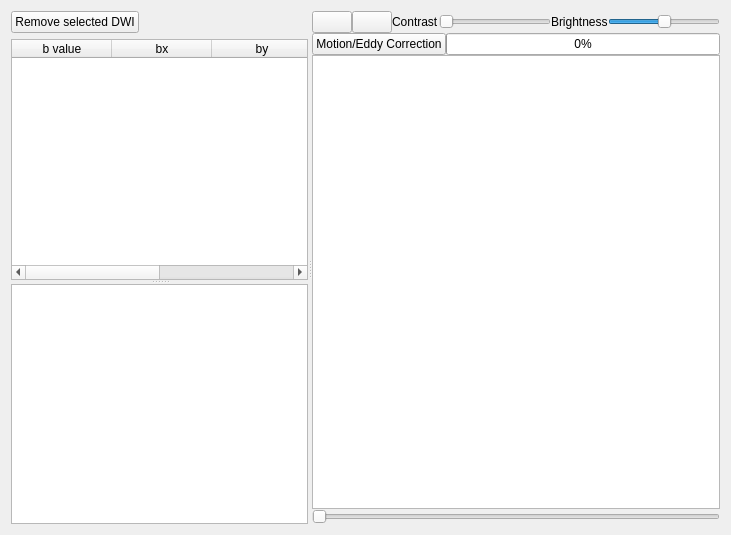
      <widget class="QWidget" name="source_page">
       <property name="geometry">
        <rect>
         <x>0</x>
         <y>0</y>
         <width>731</width>
         <height>535</height>
        </rect>
       </property>
       <attribute name="label">
        <string>Source Images</string>
       </attribute>
       <layout class="QHBoxLayout" name="horizontalLayout_25">
        <item>
         <widget class="QSplitter" name="splitter">
          <property name="orientation">
           <enum>Qt::Horizontal</enum>
          </property>
          <widget class="QWidget" name="widget_2" native="true">
           <layout class="QVBoxLayout" name="verticalLayout_4">
            <property name="spacing">
             <number>0</number>
            </property>
            <property name="leftMargin">
             <number>0</number>
            </property>
            <property name="topMargin">
             <number>0</number>
            </property>
            <property name="rightMargin">
             <number>0</number>
            </property>
            <property name="bottomMargin">
             <number>0</number>
            </property>
            <item>
             <layout class="QVBoxLayout" name="verticalLayout_8">
              <property name="spacing">
               <number>6</number>
              </property>
              <item>
               <layout class="QHBoxLayout" name="horizontalLayout_21">
                <property name="spacing">
                 <number>0</number>
                </property>
                <item>
                 <widget class="QPushButton" name="delete_2">
                  <property name="sizePolicy">
                   <sizepolicy hsizetype="Maximum" vsizetype="Fixed">
                    <horstretch>0</horstretch>
                    <verstretch>0</verstretch>
                   </sizepolicy>
                  </property>
                  <property name="maximumSize">
                   <size>
                    <width>16777215</width>
                    <height>16777215</height>
                   </size>
                  </property>
                  <property name="text">
                   <string>Remove selected DWI</string>
                  </property>
                  <property name="icon">
                   <iconset resource="../icons.qrc">
                    <normaloff>:/icons/icons/delete.xpm</normaloff>:/icons/icons/delete.xpm</iconset>
                  </property>
                 </widget>
                </item>
                <item>
                 <spacer name="horizontalSpacer_8">
                  <property name="orientation">
                   <enum>Qt::Horizontal</enum>
                  </property>
                  <property name="sizeHint" stdset="0">
                   <size>
                    <width>40</width>
                    <height>20</height>
                   </size>
                  </property>
                 </spacer>
                </item>
               </layout>
              </item>
              <item>
               <widget class="QWidget" name="widget_3" native="true">
                <property name="minimumSize">
                 <size>
                  <width>0</width>
                  <height>0</height>
                 </size>
                </property>
                <layout class="QVBoxLayout" name="verticalLayout_11">
                 <property name="spacing">
                  <number>0</number>
                 </property>
                 <property name="leftMargin">
                  <number>0</number>
                 </property>
                 <property name="topMargin">
                  <number>0</number>
                 </property>
                 <property name="rightMargin">
                  <number>0</number>
                 </property>
                 <property name="bottomMargin">
                  <number>0</number>
                 </property>
                 <item>
                  <widget class="QSplitter" name="splitter_2">
                   <property name="orientation">
                    <enum>Qt::Vertical</enum>
                   </property>
                   <widget class="QTableWidget" name="b_table">
                    <property name="selectionMode">
                     <enum>QAbstractItemView::SingleSelection</enum>
                    </property>
                    <property name="selectionBehavior">
                     <enum>QAbstractItemView::SelectRows</enum>
                    </property>
                    <column>
                     <property name="text">
                      <string>b value</string>
                     </property>
                    </column>
                    <column>
                     <property name="text">
                      <string>bx</string>
                     </property>
                    </column>
                    <column>
                     <property name="text">
                      <string>by</string>
                     </property>
                    </column>
                    <column>
                     <property name="text">
                      <string>bz</string>
                     </property>
                    </column>
                   </widget>
                   <widget class="QTextBrowser" name="report">
                    <property name="sizePolicy">
                     <sizepolicy hsizetype="Preferred" vsizetype="Preferred">
                      <horstretch>0</horstretch>
                      <verstretch>0</verstretch>
                     </sizepolicy>
                    </property>
                   </widget>
                  </widget>
                 </item>
                </layout>
               </widget>
              </item>
             </layout>
            </item>
           </layout>
          </widget>
          <widget class="QWidget" name="source_widget" native="true">
           <layout class="QVBoxLayout" name="verticalLayout_6">
            <property name="spacing">
             <number>0</number>
            </property>
            <property name="leftMargin">
             <number>0</number>
            </property>
            <property name="topMargin">
             <number>0</number>
            </property>
            <property name="rightMargin">
             <number>0</number>
            </property>
            <property name="bottomMargin">
             <number>0</number>
            </property>
            <item>
             <layout class="QHBoxLayout" name="horizontalLayout_11">
              <property name="spacing">
               <number>0</number>
              </property>
              <item>
               <widget class="QPushButton" name="zoom_in">
                <property name="minimumSize">
                 <size>
                  <width>24</width>
                  <height>0</height>
                 </size>
                </property>
                <property name="text">
                 <string/>
                </property>
                <property name="icon">
                 <iconset resource="../icons.qrc">
                  <normaloff>:/icons/icons/up.xpm</normaloff>:/icons/icons/up.xpm</iconset>
                </property>
               </widget>
              </item>
              <item>
               <widget class="QPushButton" name="zoom_out">
                <property name="minimumSize">
                 <size>
                  <width>24</width>
                  <height>0</height>
                 </size>
                </property>
                <property name="text">
                 <string/>
                </property>
                <property name="icon">
                 <iconset resource="../icons.qrc">
                  <normaloff>:/icons/icons/down.xpm</normaloff>:/icons/icons/down.xpm</iconset>
                </property>
               </widget>
              </item>
              <item>
               <widget class="QLabel" name="label_14">
                <property name="text">
                 <string>Contrast</string>
                </property>
               </widget>
              </item>
              <item>
               <widget class="QSlider" name="contrast">
                <property name="minimum">
                 <number>1</number>
                </property>
                <property name="maximum">
                 <number>30</number>
                </property>
                <property name="orientation">
                 <enum>Qt::Horizontal</enum>
                </property>
               </widget>
              </item>
              <item>
               <widget class="QLabel" name="label_13">
                <property name="text">
                 <string>Brightness</string>
                </property>
               </widget>
              </item>
              <item>
               <widget class="QSlider" name="brightness">
                <property name="minimum">
                 <number>-10</number>
                </property>
                <property name="maximum">
                 <number>10</number>
                </property>
                <property name="orientation">
                 <enum>Qt::Horizontal</enum>
                </property>
               </widget>
              </item>
             </layout>
            </item>
            <item>
             <layout class="QHBoxLayout" name="horizontalLayout">
              <property name="spacing">
               <number>0</number>
              </property>
              <property name="topMargin">
               <number>0</number>
              </property>
              <item>
               <widget class="QPushButton" name="motion_correction">
                <property name="sizePolicy">
                 <sizepolicy hsizetype="Maximum" vsizetype="Fixed">
                  <horstretch>0</horstretch>
                  <verstretch>0</verstretch>
                 </sizepolicy>
                </property>
                <property name="maximumSize">
                 <size>
                  <width>16777215</width>
                  <height>16777215</height>
                 </size>
                </property>
                <property name="text">
                 <string>Motion/Eddy Correction</string>
                </property>
               </widget>
              </item>
              <item>
               <widget class="QProgressBar" name="motion_correction_progress">
                <property name="maximumSize">
                 <size>
                  <width>16777215</width>
                  <height>16777215</height>
                 </size>
                </property>
                <property name="value">
                 <number>0</number>
                </property>
               </widget>
              </item>
             </layout>
            </item>
            <item>
             <widget class="QGraphicsView" name="view_source"/>
            </item>
            <item>
             <widget class="QSlider" name="z_pos">
              <property name="orientation">
               <enum>Qt::Horizontal</enum>
              </property>
             </widget>
            </item>
           </layout>
          </widget>
         </widget>
        </item>
       </layout>
      </widget>
